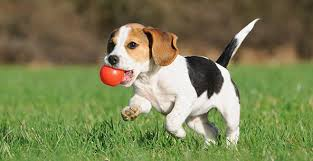
#> input picture assignments/assignment1_tutorial/samples/dog.jpg, 313 x 161 px
$ jupyter execute OpenCV_basic.ipynb
#> lines starting #> are read from the running program, lines starting #| are printed output that depends on the picture
[cell 1]
import cv2
import numpy as np

# Part I: Basic image IO and manipulation
im = cv2.imread("./samples/dog.jpg")
#> im is the input picture: shape (161, 313, 3); mean B, G, R 83.5, 128.5, 123.9
h, w, c = im.shape
#> h = 161; w = 313; c = 3
print('Original image size: %sx%s' % (w, h))
#| Original image size: 313x161

import IPython.display
listOfImageNames = ['./samples/dog.jpg']

for imageName in listOfImageNames:
    IPython.display.display(IPython.display.Image(filename=imageName))

[cell 2]
out_hf = cv2.flip(im, 1)
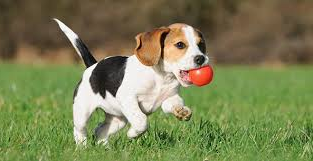
#> out_hf: shape (161, 313, 3); mean B, G, R 83.5, 128.5, 123.9
out_vf = cv2.flip(im, 0)
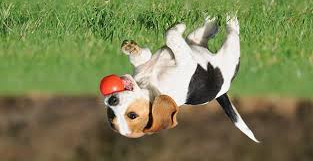
#> out_vf: shape (161, 313, 3); mean B, G, R 83.5, 128.5, 123.9
cv2.imwrite("./outputs/dog_hf.jpg", out_hf)
cv2.imwrite("./outputs/dog_vf.jpg", out_vf)
region = im[0:100, 0:100]
cv2.imwrite("./outputs/dog_crop.jpg", region)

import IPython.display
listOfImageNames = ['./outputs/dog_hf.jpg',
                    './outputs/dog_vf.jpg',
                    './outputs/dog_crop.jpg']

for imageName in listOfImageNames:
    IPython.display.display(IPython.display.Image(filename=imageName))

[cell 3]
print('Data type is:', region.dtype)
#| Data type is: uint8
h, w, c = region.shape
#> h = 100; w = 100
print('Original image size: %sx%sx%s' % (w, h, c))
#| Original image size: 100x100x3
region[0:20, 0:20] = np.array([255, 0, 0])
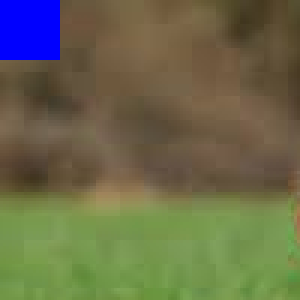
#> region: shape (100, 100, 3) (shown 3 times larger); mean B, G, R 75.3, 105.2, 105.9
cv2.imwrite("./outputs/dog_crop_new.jpg", region)

import IPython.display
listOfImageNames = ["./outputs/dog_crop_new.jpg"]

for imageName in listOfImageNames:
    IPython.display.display(IPython.display.Image(filename=imageName))

[cell 4]
# Part II: Image Resampling
im = cv2.imread("./samples/peppers.jpg")
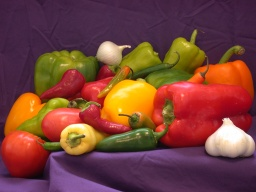
#> input picture assignments/assignment1_tutorial/samples/peppers.jpg, 256 x 192 px
#> im is the input picture: shape (192, 256, 3); mean B, G, R 57.8, 66.5, 120.7
h, w, c = im.shape
#> h = 192; w = 256
print('Original image size: %sx%s' % (w, h))
#| Original image size: 256x192
up_factor = 2
im_up_nn = cv2.resize(im, (up_factor*w, up_factor*h), interpolation = cv2.INTER_NEAREST)
im_up_bl = cv2.resize(im, (up_factor*w, up_factor*h), interpolation = cv2.INTER_LINEAR)
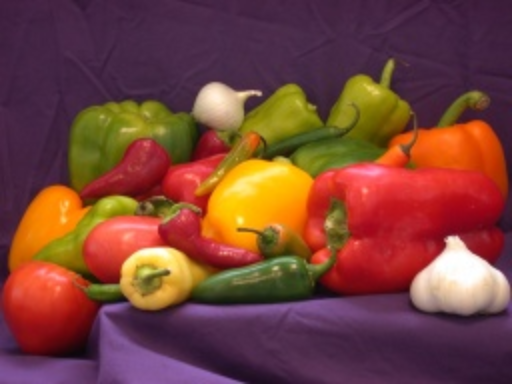
#> im_up_bl: shape (384, 512, 3); mean B, G, R 57.8, 66.5, 120.7
im_up_bc = cv2.resize(im, (up_factor*w, up_factor*h), interpolation = cv2.INTER_CUBIC)
h, w, c = im_up_nn.shape
#> h = 384; w = 512
print('Upsampled image size: %sx%s' % (w, h))
#| Upsampled image size: 512x384
cv2.imwrite("./outputs/peppers_up_nn.jpg", im_up_nn)
cv2.imwrite("./outputs/peppers_up_bl.jpg", im_up_bl)
cv2.imwrite("./outputs/peppers_up_bc.jpg", im_up_bc)

import IPython.display
listOfImageNames = ['./outputs/peppers_up_nn.jpg',
                    './outputs/peppers_up_bl.jpg',
                   './outputs/peppers_up_bc.jpg']

for imageName in listOfImageNames:
    IPython.display.display(IPython.display.Image(filename=imageName))

[cell 5]
im = cv2.imread("./samples/peppers.jpg")
h, w, c = im.shape
#> h = 192; w = 256
print('Original image size: %sx%s' % (w, h))
#| Original image size: 256x192
down_factor = 2
im_down_nn = cv2.resize(im, (w//down_factor, h//down_factor), interpolation = cv2.INTER_NEAREST)
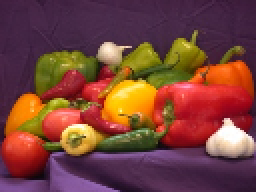
#> im_down_nn: shape (96, 128, 3) (shown 2 times larger); mean B, G, R 57.8, 66.5, 120.7
im_down_bl = cv2.resize(im, (w//down_factor, h//down_factor), interpolation = cv2.INTER_LINEAR)
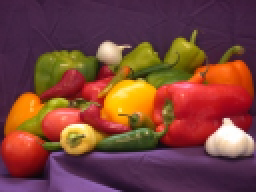
#> im_down_bl: shape (96, 128, 3) (shown 2 times larger); mean B, G, R 58, 66.7, 120.9
im_down_bc = cv2.resize(im, (w//down_factor, h//down_factor), interpolation = cv2.INTER_CUBIC)
h, w, c = im_down_nn.shape
#> h = 96; w = 128
print('Downsampled image size: %sx%s' % (w, h))
#| Downsampled image size: 128x96
cv2.imwrite("./outputs/peppers_down_nn.jpg", im_down_nn)
cv2.imwrite("./outputs/peppers_down_bl.jpg", im_down_bl)
cv2.imwrite("./outputs/peppers_down_bc.jpg", im_down_bc)

import IPython.display
listOfImageNames = ['./outputs/peppers_down_nn.jpg',
                    './outputs/peppers_down_bl.jpg',
                   './outputs/peppers_down_bc.jpg']

for imageName in listOfImageNames:
    IPython.display.display(IPython.display.Image(filename=imageName))

[cell 6]
# Part II: Image Transforms
import numpy as np
im = cv2.imread("./samples/peppers.jpg")
h, w, c = im.shape
#> h = 192; w = 256
print('Original image size: %sx%s' % (w, h))
#| Original image size: 256x192

im_gaussian = cv2.GaussianBlur(im, (9, 9), 0)
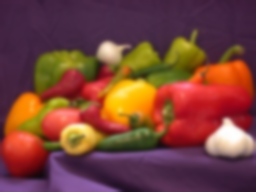
#> im_gaussian: shape (192, 256, 3); mean B, G, R 57.8, 66.5, 120.8
image_center = tuple(np.array(im.shape[1::-1]) / 2)
rot_mat = cv2.getRotationMatrix2D(image_center, 30, 1.0)
im_rotated = cv2.warpAffine(im, rot_mat, im.shape[1::-1], flags=cv2.INTER_LINEAR)
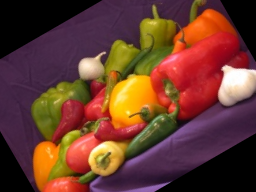
#> im_rotated: shape (192, 256, 3); mean B, G, R 45.9, 59.5, 106
im_float = im.astype(np.float32)
im_float[:, :, 2] = np.clip(im_float[:, :, 2] * 0.6, 0, 255)
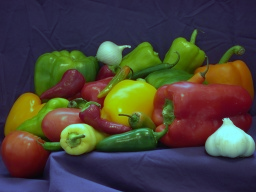
#> im_float: shape (192, 256, 3) float32; mean B, G, R 57.8, 66.5, 72.4
im_jittered = im_float.astype(np.uint8)
cv2.imwrite("./outputs/peppers_gaussian.jpg", im_gaussian)
cv2.imwrite("./outputs/peppers_rotated_0.jpg", im_rotated)
cv2.imwrite("./outputs/peppers_jittered.jpg", im_jittered)

import IPython.display
listOfImageNames = ['./outputs/peppers_gaussian.jpg',
                    './outputs/peppers_rotated_0.jpg',
                    './outputs/peppers_jittered.jpg']

for imageName in listOfImageNames:
    IPython.display.display(IPython.display.Image(filename=imageName))
